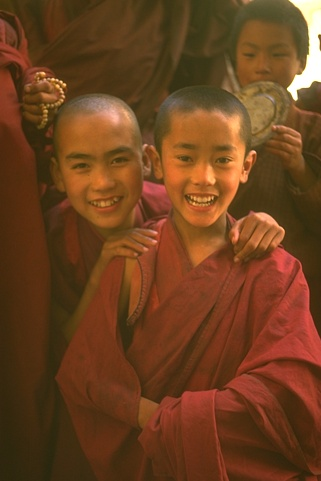
#> input picture tradition/train/110.jpg, 321 x 481 px; its folder holds only this picture in this run
$ python canny.py
#> lines starting #> are read from the running program, lines starting #| are printed output that depends on the picture; after the words box and inside, x2 and y2 are one past the last pixel; in counts of white or black regions, pixels touching at a corner belong together
#> further down, image is the input picture: shape (481, 321, 3); mean B, G, R 31.3, 64.9, 109.2
import cv2
import os
import numpy as np
from tqdm import tqdm

input_path = 'train'
output_path = 'result/tradition/canny'


def Grayscale(image):
    image = cv2.cvtColor(image, cv2.COLOR_BGR2GRAY)
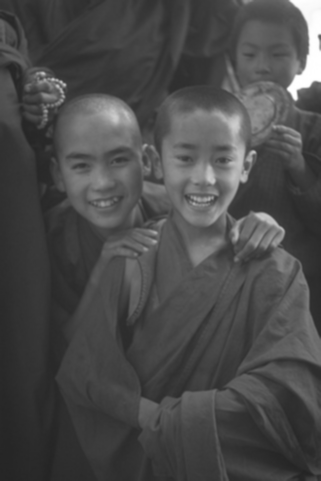
#> image: shape (481, 321); min 36, max 255, mean 74.3
    return image


def GaussianBlur(image):
    image = cv2.GaussianBlur(image, (3, 3), 0)
    return image


def SobelFilter(image):
    image = Grayscale(GaussianBlur(image))
    convolved = np.zeros(image.shape)
    G_x = np.zeros(image.shape)
    G_y = np.zeros(image.shape)
    size = image.shape
#> size = (481, 321)
    kernel_x = np.array(([-1, 0, 1], [-2, 0, 2], [-1, 0, 1]))
    kernel_y = np.array(([-1, -2, -1], [0, 0, 0], [1, 2, 1]))
    for i in range(1, size[0] - 1):
        for j in range(1, size[1] - 1):
            G_x[i, j] = np.sum(np.multiply(image[i - 1: i + 2, j - 1: j + 2], kernel_x))
            G_y[i, j] = np.sum(np.multiply(image[i - 1: i + 2, j - 1: j + 2], kernel_y))
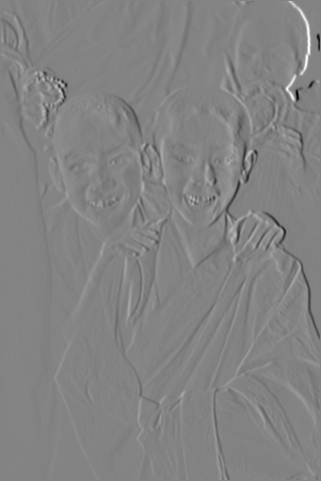
#> G_x: shape (481, 321) float64; min -492, max 465, mean 0.9; drawn with min black and max white
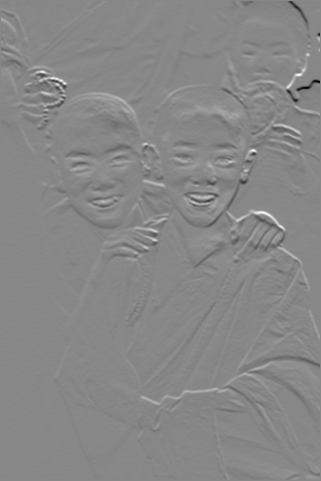
#> G_y: shape (481, 321) float64; min -476, max 418, mean -0.6; drawn with min black and max white

    convolved = np.sqrt(np.square(G_x) + np.square(G_y))
    convolved = np.multiply(convolved, 255.0 / convolved.max())

    angles = np.rad2deg(np.arctan2(G_y, G_x))
    angles[angles < 0] += 180
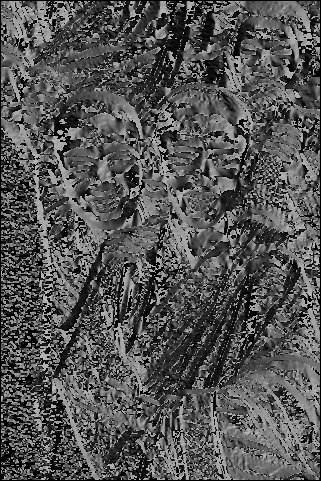
#> angles: shape (481, 321) float64; min 0, max 180, mean 84.5
    convolved = convolved.astype('uint8')
    return convolved, angles


def non_maximum_suppression(image, angles):
    size = image.shape
#> size = (481, 321)
    suppressed = np.zeros(size)
    for i in range(1, size[0] - 1):
        for j in range(1, size[1] - 1):
            if (0 <= angles[i, j] < 22.5) or (157.5 <= angles[i, j] <= 180):
                value_to_compare = max(image[i, j - 1], image[i, j + 1])
            elif (22.5 <= angles[i, j] < 67.5):
                value_to_compare = max(image[i - 1, j - 1], image[i + 1, j + 1])
            elif (67.5 <= angles[i, j] < 112.5):
                value_to_compare = max(image[i - 1, j], image[i + 1, j])
            else:
                value_to_compare = max(image[i + 1, j - 1], image[i - 1, j + 1])

            if image[i, j] >= value_to_compare:
                suppressed[i, j] = image[i, j]
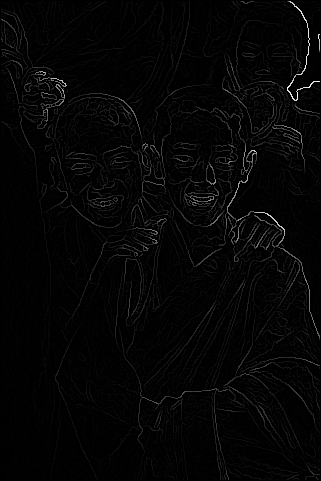
#> suppressed: shape (481, 321) float64; min 0, max 254, mean 5
    suppressed = np.multiply(suppressed, 255.0 / suppressed.max())
    return suppressed


def double_threshold_hysteresis(image, low, high):
#> called with low = 0, high = 50
    weak = 50
    strong = 255
    size = image.shape
#> size = (481, 321)
    result = np.zeros(size)
    weak_x, weak_y = np.where((image > low) & (image <= high))
    strong_x, strong_y = np.where(image >= high)
#> strong_x = 3054 values from 1 to 479; strong_y = 3054 values, max 319 at index 96, min 1 at index 49, mean 202.2
    result[strong_x, strong_y] = strong
    result[weak_x, weak_y] = weak
    dx = np.array((-1, -1, 0, 1, 1, 1, 0, -1))
    dy = np.array((0, 1, 1, 1, 0, -1, -1, -1))
    size = image.shape

    while len(strong_x):
        x = strong_x[0]
        y = strong_y[0]
        strong_x = np.delete(strong_x, 0)
        strong_y = np.delete(strong_y, 0)
        for direction in range(len(dx)):
            new_x = x + dx[direction]
            new_y = y + dy[direction]
            if ((new_x >= 0 & new_x < size[0] & new_y >= 0 & new_y < size[1]) and (result[new_x, new_y] == weak)):
                result[new_x, new_y] = strong
                np.append(strong_x, new_x)
                np.append(strong_y, new_y)
#> this loop made 3054 passes
#> (x, y) on passes 1 to 3: (1, 241), (1, 242), (1, 243)
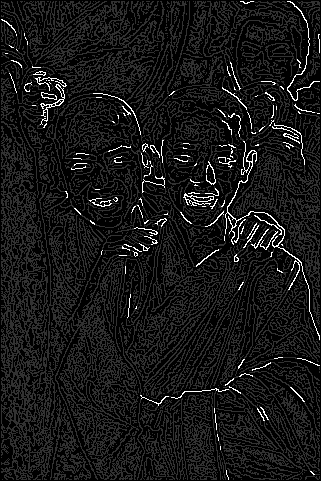
#> result: shape (481, 321) float64; min 0, max 255, mean 23.2
#> after the loop, strong_x = empty array; strong_y = empty array
    result[result != strong] = 0
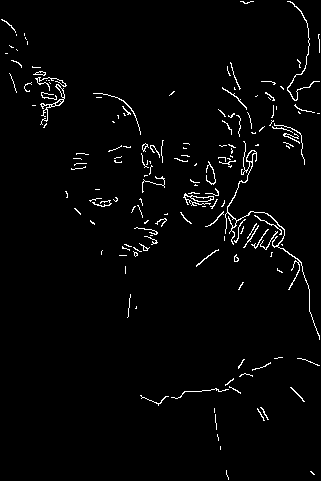
#> result: shape (481, 321) float64; 2.4% white in thin lines or dots
    return result


def Canny(image, low, high):
    image, angles = SobelFilter(image)
    image = non_maximum_suppression(image, angles)
    gradient = np.copy(image)
    image = double_threshold_hysteresis(image, low, high)
    return image, gradient


if __name__ == "__main__":
    for root, dirs, files in os.walk(input_path):
        for filename in tqdm(files):
            image = cv2.imread(os.path.join(root, filename))
            image, gradient = Canny(image, 0, 50)
            cv2.imwrite(os.path.join(output_path, filename), image)

$ run again, on tradition/train/15.jpg
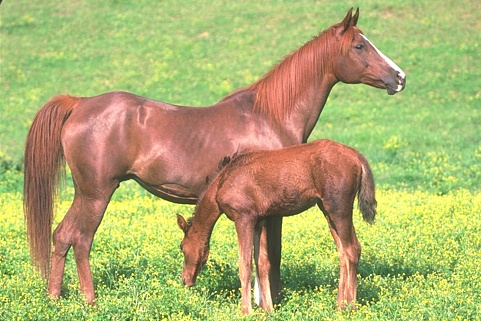
#> input picture tradition/train/15.jpg, 481 x 321 px
#> image is the input picture: shape (321, 481, 3); mean B, G, R 111, 175.1, 174.6
#> after the loop in non_maximum_suppression, `for i in range(1, size[0] - 1):`:
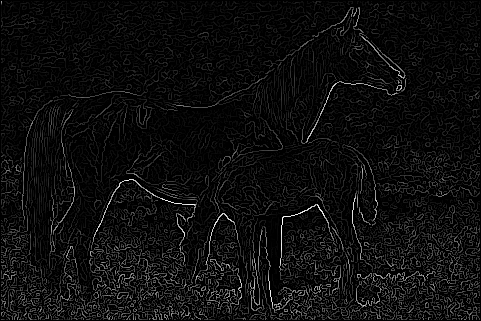
#> suppressed: shape (321, 481) float64; min 0, max 255, mean 13.8
#> in double_threshold_hysteresis, `strong_x, strong_y = np.where(image >= high)`: strong_x = 13935 values from 1 to 319; strong_y = 13935 values, max 479 at index 1547, min 1 at index 0, mean 244.3
#> the loop in double_threshold_hysteresis, `while len(strong_x):` made 13935 passes
#> (x, y) on passes 1 to 3: (1, 1), (2, 1), (3, 1)
#> after the loop in double_threshold_hysteresis, `while len(strong_x):`: strong_x = empty array
#> in double_threshold_hysteresis, `result[result != strong] = 0`:
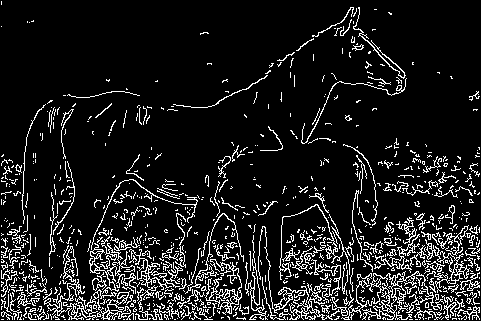
#> result: shape (321, 481) float64; 11.2% white in thin lines or dots

$ run again, on tradition/train/151.jpg
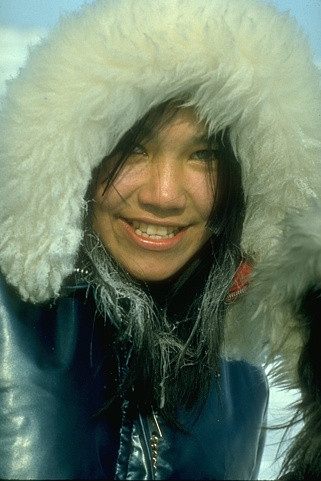
#> input picture tradition/train/151.jpg, 321 x 481 px
#> image is the input picture: shape (481, 321, 3); mean B, G, R 100.4, 120.6, 104.6
#> in double_threshold_hysteresis, `strong_x, strong_y = np.where(image >= high)`: strong_x = 6716 values from 67 to 479; strong_y = 6716 values, max 316 at index 896, min 1 at index 2017, mean 163.3
#> the loop in double_threshold_hysteresis, `while len(strong_x):` made 6716 passes
#> (x, y) on passes 1 to 3: (67, 19), (67, 20), (67, 21)
#> after the loop in double_threshold_hysteresis, `while len(strong_x):`:
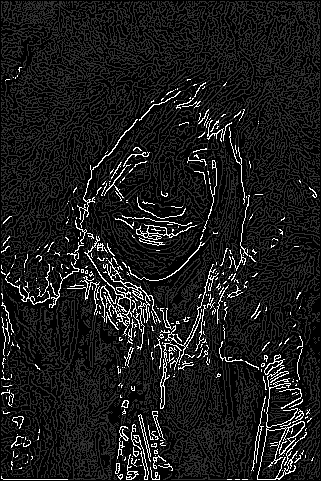
#> result: shape (481, 321) float64; min 0, max 255, mean 28.2
#> after the loop in double_threshold_hysteresis, `while len(strong_x):`: strong_x = empty array
#> in double_threshold_hysteresis, `result[result != strong] = 0`:
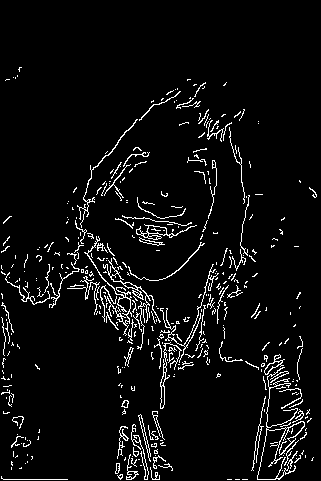
#> result: shape (481, 321) float64; 5.3% white in thin lines or dots, all inside (x1, y1, x2, y2) = (1, 67, 317, 480)
